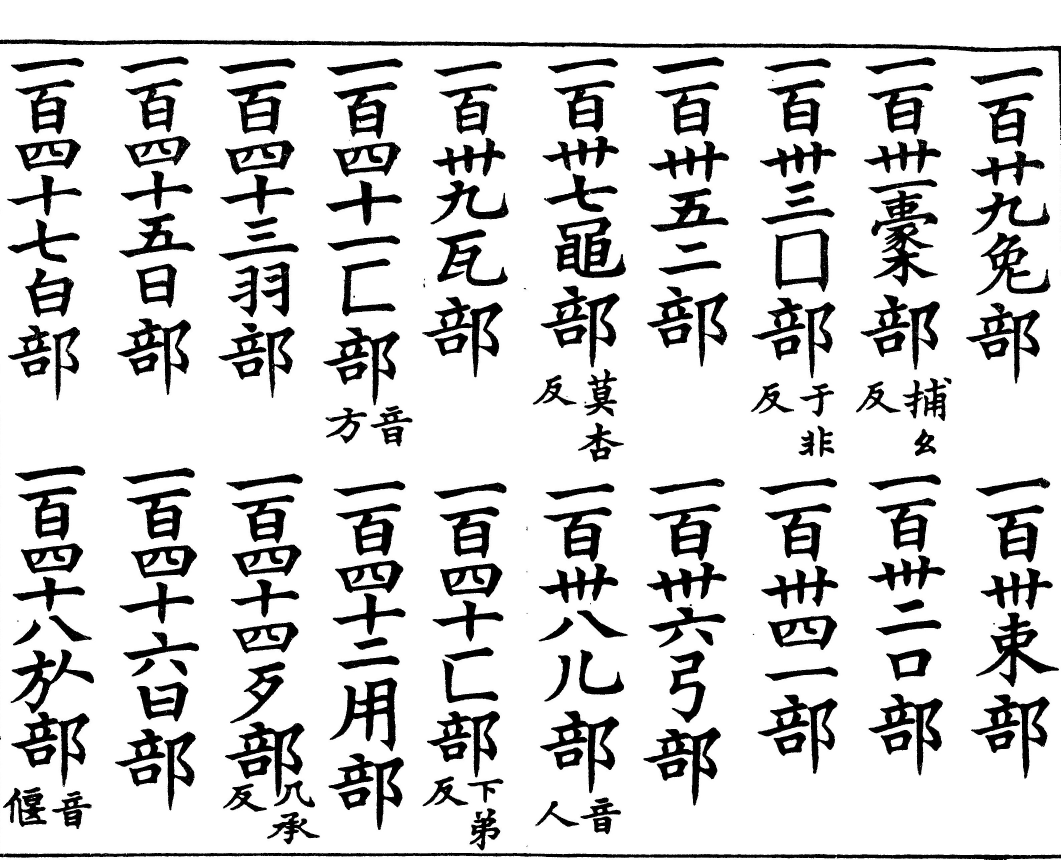
#> input picture 20190808/code/sample/sample01.jpg, 3181 x 2578 px, found by its file name (shown at 1/3 size)
$ python baksuk_code.py
#> lines starting #> are read from the running program, lines starting #| are printed output that depends on the picture; after the words box and inside, x2 and y2 are one past the last pixel; in counts of white or black regions, pixels touching at a corner belong together; long printed decimals are rounded
# -*- coding: utf-8 -*-

import cv2
import numpy as np

# Load the image
PATH = "C:\\Users\\ialab\\Desktop\\Hanja_DKU-master\\sample\\"
file_name = PATH + 'sample01.jpg'
img = cv2.imread(file_name)
#> img is the input picture: shape (2578, 3181, 3); min 0, max 255, mean 212.9

# convert to grayscale
gray = cv2.cvtColor(img, cv2.COLOR_BGR2GRAY)

# smooth the image to avoid noises
gray = cv2.medianBlur(gray, 5)
blur = cv2.GaussianBlur(gray, (7, 7), 0)

ret, mask = cv2.threshold(blur, 180, 255, cv2.THRESH_BINARY)
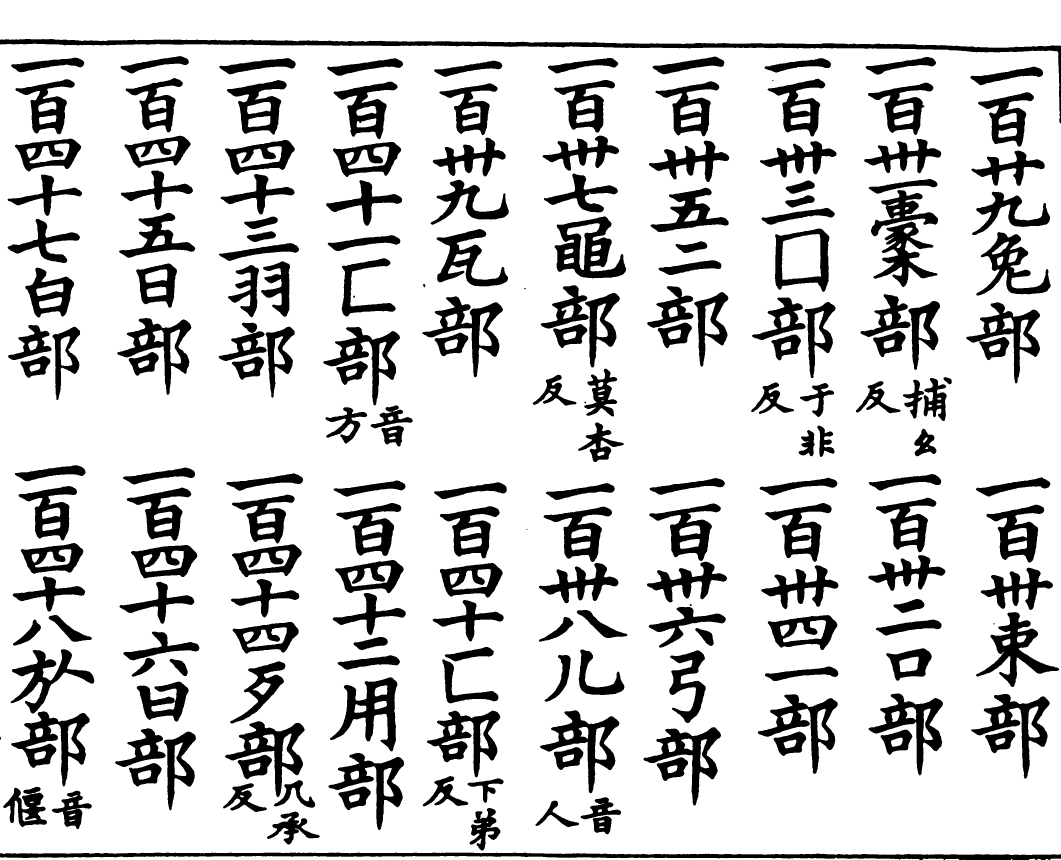
#> mask: shape (2578, 3181) (shown at 1/3 size); 81.8% white; 207 black regions (4 under 20 px), largest, box (x1, y1, x2, y2) and area: (0, 117, 3181, 370) 43938, (0, 2558, 3181, 2578) 36848, (1664, 649, 1879, 835) 19621

image_final = cv2.bitwise_and(gray, gray, mask=mask)

# Apply adaptive threshold
thresh = cv2.adaptiveThreshold(gray, 255, 1, 1, 11, 2)
#> thresh: shape (2578, 3181); 9.3% white; 1319 white regions (1050 under 20 px), largest, box (x1, y1, x2, y2) and area: (0, 118, 3181, 375) 32081, (0, 2559, 3181, 2578) 29140, (1281, 2133, 1500, 2332) 7885

# apply some dilation and erosion to join the gaps
thresh = cv2.dilate(thresh, None, iterations=5)
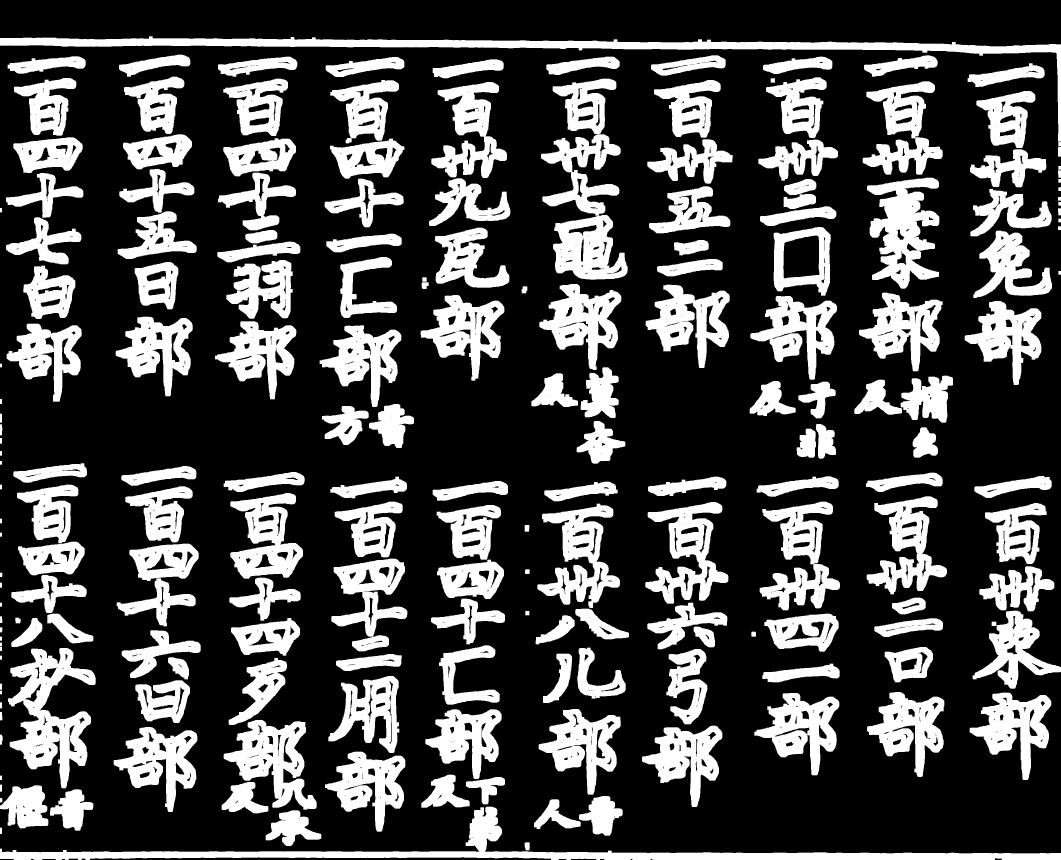
#> thresh: shape (2578, 3181) (shown at 1/3 size); 28% white; 199 white regions, largest, box (x1, y1, x2, y2) and area: (0, 109, 3181, 424) 73866, (0, 2420, 3181, 2578) 71658, (1623, 403, 1883, 839) 53284
thresh = cv2.erode(thresh, None, iterations=4)
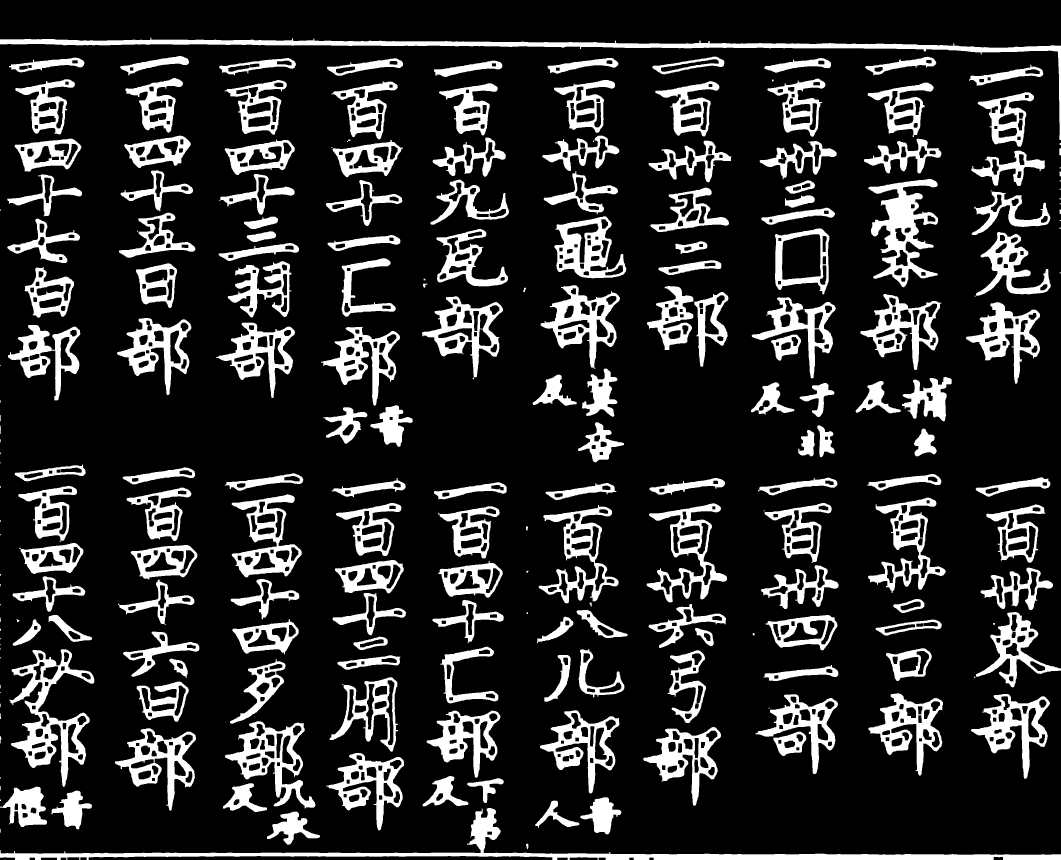
#> thresh: shape (2578, 3181) (shown at 1/3 size); 17.1% white; 222 white regions (39 under 20 px), largest, box (x1, y1, x2, y2) and area: (0, 2424, 3181, 2578) 48350, (0, 113, 3181, 420) 45858, (28, 1948, 283, 2361) 29919
# Find the contours
# contours,hierarchy = cv2.findContours(thresh,cv2.RETR_LIST,cv2.CHAIN_APPROX_SIMPLE)

#  morphology를 이용하여 이미지의 노이즈나 hole을 제거
kernel = cv2.getStructuringElement(cv2.MORPH_CROSS, (2, 2))
dilated = cv2.dilate(thresh, kernel, iterations=1)
#> dilated: shape (2578, 3181); 18.4% white; 218 white regions (25 under 20 px)
contours, hierarchy = cv2.findContours(dilated, cv2.RETR_EXTERNAL, cv2.CHAIN_APPROX_NONE)
#> contours = 218 contours, 40 with area under 20; largest, box (x1, y1, x2, y2) and area: (0, 2424, 3181, 2578) 47130, (0, 113, 3181, 421) 45668, (28, 1948, 284, 2362) 38836, (2605, 537, 2815, 863) 30612, (675, 2164, 947, 2426) 29515

index = 0
max_h = 0
max_w = 0
sum_h = 0
sum_w = 0

# For each contour, find the bounding rectangle and draw it
for cnt in contours:
    x, y, w, h = cv2.boundingRect(cnt)
    cv2.rectangle(img, (x, y), (x + w, y + h), (0, 255, 0), 2)

    cropped = image_final[y:y + h, x: x + w]
    s = 'd5_e4_hcrop_' + str(index) + '.jpg'

    h, w = cropped.shape[:2]
    sum_h += h
    sum_w += w
    if h > max_h:
        max_h = h
    if w > max_w:
        max_w = w

    # apply average images to segmented images
    if h > 40 and w < 3000 and w > 40:
        index = index + 1
        cv2.putText(img, str(index), (x, y), cv2.FONT_HERSHEY_COMPLEX, 1.5, (0, 0, 255), 3)
        cv2.imwrite(s, cropped)
#> this loop made 218 passes
#> (x, y, s, sum_h, sum_w, max_h) on passes 1, 3, 4: (1578, 2531, 'd5_e4_hcrop_0.jpg', 17, 8, 17), (801, 2435, 'd5_e4_hcrop_0.jpg', 129, 171, 100), (0, 2424, 'd5_e4_hcrop_1.jpg', 283, 3352, 154)
#> (x, y, s, sum_h, sum_w, max_h) on passes 15, 18, 20, 41: (979, 2259, 'd5_e4_hcrop_8.jpg', 1229, 4499, 233), (345, 2185, 'd5_e4_hcrop_10.jpg', 1574, 4848, 248), (675, 2164, 'd5_e4_hcrop_12.jpg', 2073, 5354, 262), (28, 1948, 'd5_e4_hcrop_26.jpg', 4791, 8005, 414)
#> pass 3, `cropped = image_final[y:y + h, x: x + w]`:
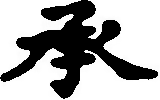
#> cropped: shape (100, 160); min 0, max 255, mean 170.2
#> after the loop:
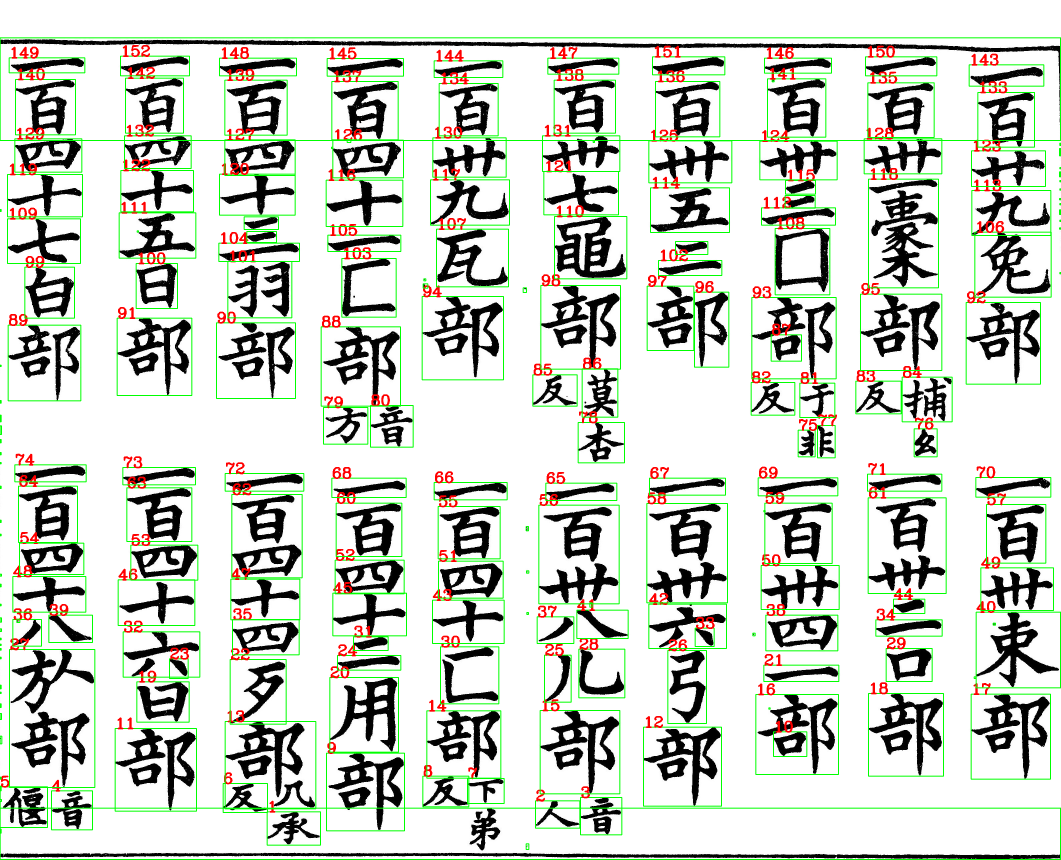
#> img: shape (2578, 3181, 3) (shown at 1/3 size); mean B, G, R 199.2, 209, 203.8

print("index = ", index)
#| index =  152
print("max height = ", max_h, "max_width =", max_w)
#| max height =  414 max_width = 3181
print("average height = ", sum_h / index, "average width =", sum_w / index)
#| average height =  142.822 average width = 235.816

# Finally show the image
s2 = 'output_hist.jpg'
cv2.imwrite(s2, img)

$ run again, with 20190808/code/aligned.jpg copied over 20190808/code/sample/sample01.jpg
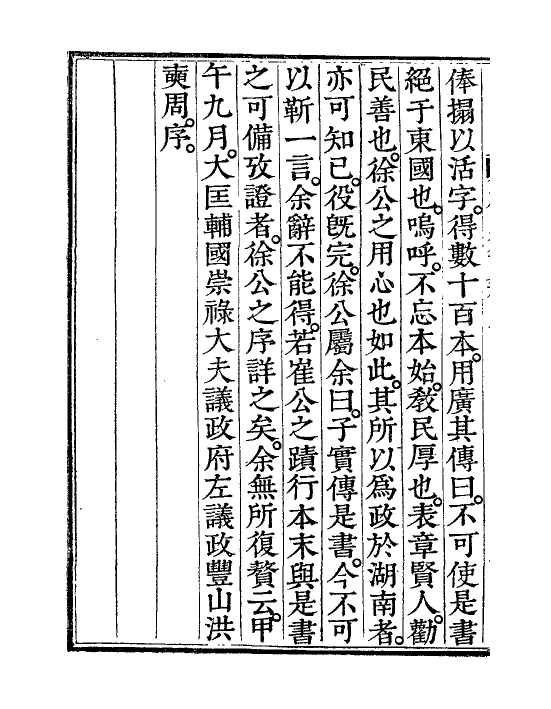
#> input picture 20190808/code/aligned.jpg, 1102 x 1417 px, found by its file name (shown at 1/2 size)
#> img is the input picture: shape (1417, 1102, 3); min 0, max 255, mean 222.3
#> mask: shape (1417, 1102); 84.6% white; 585 black regions (106 under 20 px), largest, box (x1, y1, x2, y2) and area: (133, 101, 981, 1315) 31605, (146, 354, 155, 1115) 4107, (571, 597, 641, 710) 3035
#> `dilated = cv2.dilate(thresh, kernel, iterations=1)`:
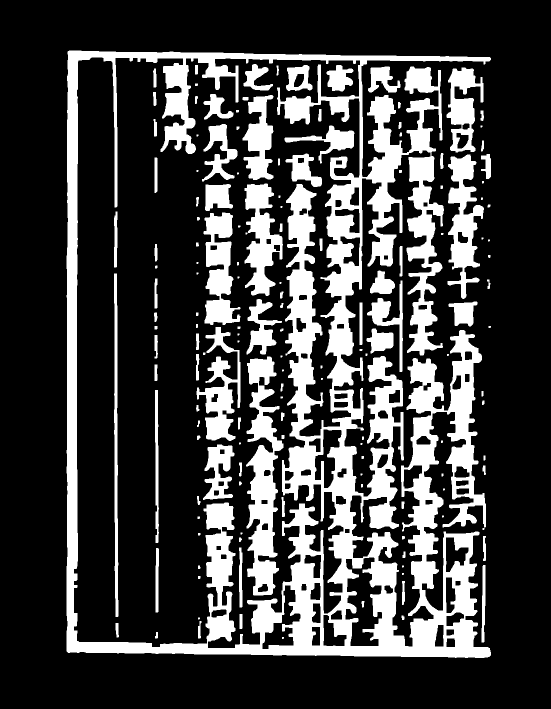
#> dilated: shape (1417, 1102) (shown at 1/2 size); 24.6% white; 153 white regions (38 under 20 px)
#> contours = 55 contours, 23 with area under 20; largest, box (x1, y1, x2, y2) and area: (133, 101, 982, 1316) 818177, (895, 309, 968, 598) 9752, (893, 135, 967, 305) 6656, (734, 561, 806, 744) 2717, (736, 133, 801, 185) 1714
#> the loop `for cnt in contours:` made 55 passes
#> (x, y, s, sum_h, sum_w, max_h) on passes 1, 5, 31, 44, 55: (803, 1231, 'd5_e4_hcrop_0.jpg', 9, 6, 9), (963, 1130, 'd5_e4_hcrop_0.jpg', 220, 28, 155), (734, 561, 'd5_e4_hcrop_2.jpg', 790, 322, 183), (895, 309, 'd5_e4_hcrop_4.jpg', 1253, 501, 289), (133, 101, 'd5_e4_hcrop_7.jpg', 2854, 1550, 1215)
#> after the loop `for cnt in contours:`:
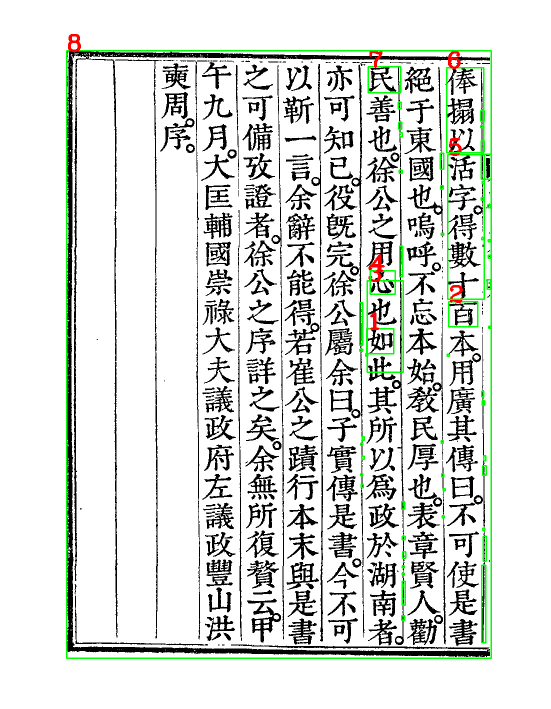
#> img: shape (1417, 1102, 3) (shown at 1/2 size); 1.83% of pixels changed, all inside (x1, y1, x2, y2) = (132, 68, 984, 1318)
#> after the loop `for cnt in contours:`: index = 8; max_h = 1215; max_w = 849; sum_h = 2854; sum_w = 1550
#| index =  8
#| max height =  1215 max_width = 849
#| average height =  356.75 average width = 193.75

$ run again, with 20190808/code/aligned22.jpg copied over 20190808/code/sample/sample01.jpg
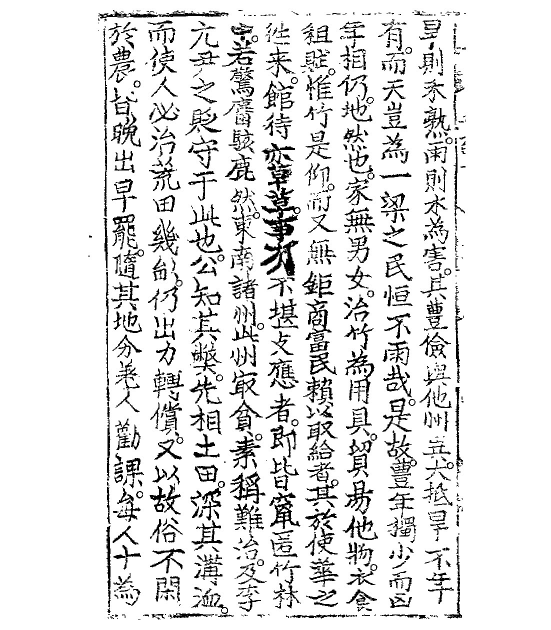
#> input picture 20190808/code/aligned22.jpg, 1102 x 1260 px, found by its file name (shown at 1/2 size)
#> img is the input picture: shape (1260, 1102, 3); min 0, max 255, mean 226.8
#> mask: shape (1260, 1102); 87.1% white; 1070 black regions (178 under 20 px), largest, box (x1, y1, x2, y2) and area: (521, 374, 600, 553) 6580, (539, 985, 600, 1057) 1991, (462, 944, 530, 1008) 1929
#> `dilated = cv2.dilate(thresh, kernel, iterations=1)`:
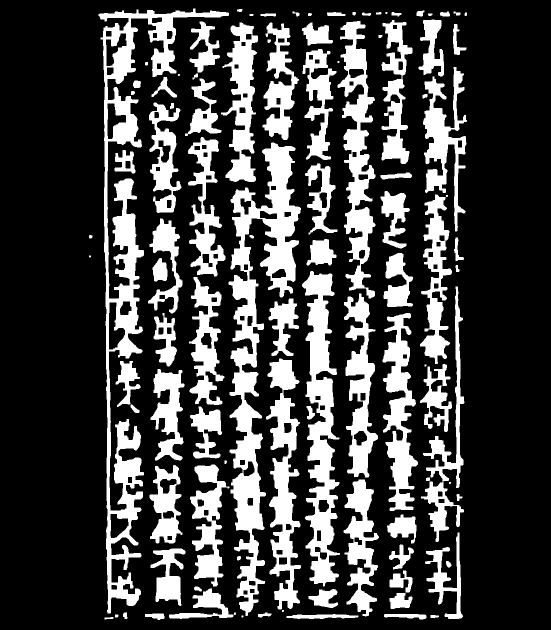
#> dilated: shape (1260, 1102) (shown at 1/2 size); 25.5% white; 101 white regions (10 under 20 px)
#> contours = 101 contours, 10 with area under 20; largest, box (x1, y1, x2, y2) and area: (197, 17, 458, 1227) 48618, (457, 285, 602, 1232) 42588, (604, 542, 680, 1173) 23518, (675, 42, 751, 597) 17627, (532, 717, 602, 1219) 16324
#> the loop `for cnt in contours:` made 101 passes
#> (x, y, s, sum_h, sum_w, max_h) on passes 1, 5, 60: (209, 1234, 'd5_e4_hcrop_0.jpg', 5, 18, 5), (768, 1228, 'd5_e4_hcrop_0.jpg', 32, 131, 11), (457, 285, 'd5_e4_hcrop_28.jpg', 6931, 2717, 947)
#> after the loop `for cnt in contours:`:
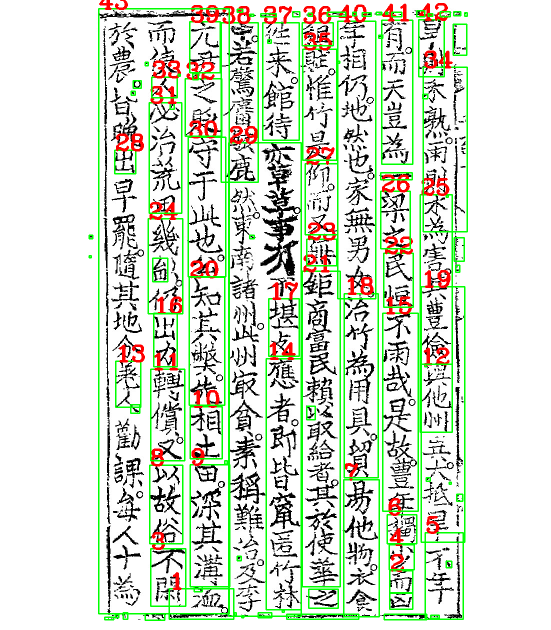
#> img: shape (1260, 1102, 3) (shown at 1/2 size); 8.2% of pixels changed, all inside (x1, y1, x2, y2) = (177, 0, 936, 1242)
#| index =  43
#| max height =  1210 max_width = 261
#| average height =  262.023 average width = 97.651
